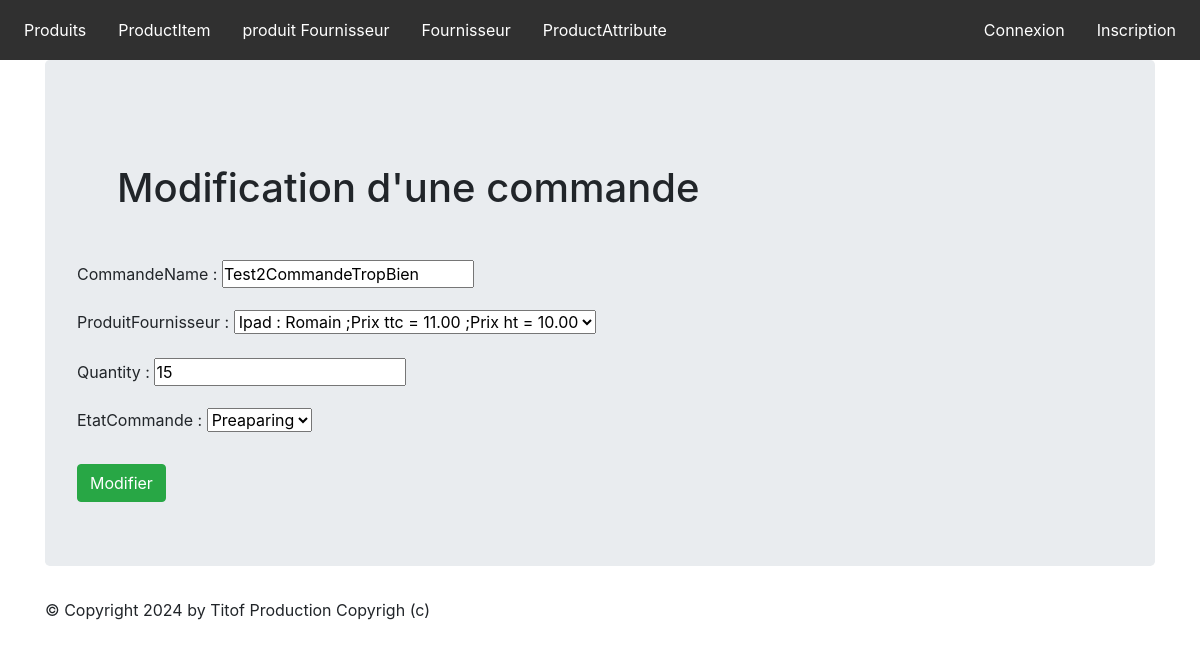
/monapp/commande/2/update/, run on the app's committed database.
### monapp/models.py (models this page shows, shortened)
class Commande(models.Model):
    class Meta:
        verbose_name = "Commande"
    commandeName = models.CharField(max_length=100)
    produitFournisseur = models.ForeignKey('ProductFournisseur', on_delete=models.CASCADE)
    quantity = models.IntegerField()
    etatCommande = models.SmallIntegerField(choices=COMMANDE_STATUS, default=0)

### monapp/views.py (the view, shortened to what this page needs)
# urls.py: path("commande/<int:pk>/update/",views.CommandeUpdateView.as_view(), name="commande-update"),
class CommandeUpdateView(UpdateView):
    model = Commande
    form_class=CommandeForm
    template_name = "monapp/update_commande.html"

### monapp/froms.py
class CommandeForm(forms.ModelForm):
    class Meta:
        model = Commande
        fields = '__all__'

### monapp/models.py (called while the page is built)
    def __str__(self):
        return self.product.name + " : " + self.fournisseur.name + " ;Prix ttc = " + str(self.price_ttc) + " ;Prix ht = "+str(self.price_ht)

### monapp/templates/monapp/update_commande.html (shortened to what this page needs)
{% extends 'monapp/base.html' %}
{% block contenu %}
<h1> Modification d'une commande </h1>
<form action="" method="post" >
{{ form.as_p }}
<button type="submit" class="btn btn-success mt-2">Modifier</button>
</form>
{% endblock %}

### static/css/styles.css (style rules this page uses)
*, ul, li { padding: 0; margin: 0; }
h1 { padding: 1em; }

### data on the page
Commande: commandeName "Test2CommandeTropBien", produitFournisseur "Ipad : Romain ;Prix ttc = 11.00 ;Prix ht = 10.00", quantity "15", etatCommande "Preaparing"
